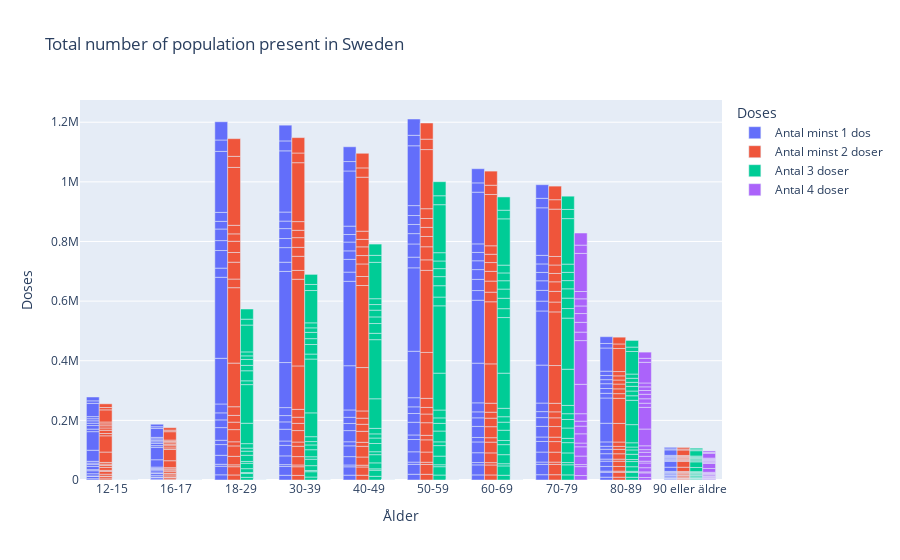

The code cell stored with this chart in its notebook:
### Code cell
fig = px.bar(
    data_frame=df,
    
    x="Ålder",
    #y=[
        #df["Antal minst 1 dos"] / df["Befolkning"],
        #df["Antal minst 2 doser"] / df["Befolkning"],
        #df["Antal 3 doser"] / df["Befolkning"],
        #df["Antal 4 doser"] / df["Befolkning"]
    #],
    y=["Antal minst 1 dos", "Antal minst 2 doser", "Antal 3 doser", "Antal 4 doser"],
    #color = "Län_namn",
    labels={"Ålder": "Ålder", "value": "Doses", "variable":"Doses"},
    title="Total number of population present in Sweden",
    barmode="group"
    

)
fig.show()
#fig.write_html("uppgift 3-4.html", auto_open = True)

### Figure 1 — Plotly figure (JSON) as saved in the notebook; plotly's stock layout.template omitted (floating-point values rounded to 4 significant figures; data arrays with more than 128 entries replaced by an {"elided": "..."} marker saying what was removed)
{"data": [{"alignmentgroup": "True", "hovertemplate": "Doses=%{y}<br>Ålder=%{x}<extra></extra>", "legendgroup": "Antal minst 1 dos", "marker": {"color": "#636efa", "pattern": {"shape": ""}}, "name": "Antal minst 1 dos", "offsetgroup": "Antal minst 1 dos", "orientation": "v", "showlegend": true, "textposition": "auto", "type": "bar", "x": {"elided": "210 str values"}, "xaxis": "x", "y": {"elided": "210 int values"}, "yaxis": "y"}, {"alignmentgroup": "True", "hovertemplate": "Doses=%{y}<br>Ålder=%{x}<extra></extra>", "legendgroup": "Antal minst 2 doser", "marker": {"color": "#EF553B", "pattern": {"shape": ""}}, "name": "Antal minst 2 doser", "offsetgroup": "Antal minst 2 doser", "orientation": "v", "showlegend": true, "textposition": "auto", "type": "bar", "x": {"elided": "210 str values"}, "xaxis": "x", "y": {"elided": "210 int values"}, "yaxis": "y"}, {"alignmentgroup": "True", "hovertemplate": "Doses=%{y}<br>Ålder=%{x}<extra></extra>", "legendgroup": "Antal 3 doser", "marker": {"color": "#00cc96", "pattern": {"shape": ""}}, "name": "Antal 3 doser", "offsetgroup": "Antal 3 doser", "orientation": "v", "showlegend": true, "textposition": "auto", "type": "bar", "x": {"elided": "210 str values"}, "xaxis": "x", "y": {"elided": "210 int values"}, "yaxis": "y"}, {"alignmentgroup": "True", "hovertemplate": "Doses=%{y}<br>Ålder=%{x}<extra></extra>", "legendgroup": "Antal 4 doser", "marker": {"color": "#ab63fa", "pattern": {"shape": ""}}, "name": "Antal 4 doser", "offsetgroup": "Antal 4 doser", "orientation": "v", "showlegend": true, "textposition": "auto", "type": "bar", "x": {"elided": "210 str values"}, "xaxis": "x", "y": {"elided": "210 int values"}, "yaxis": "y"}], "layout": {"barmode": "group", "legend": {"title": {"text": "Doses"}, "tracegroupgap": 0}, "title": {"text": "Total number of population present in Sweden"}, "xaxis": {"anchor": "y", "domain": [0, 1], "title": {"text": "Ålder"}}, "yaxis": {"anchor": "x", "domain": [0, 1], "title": {"text": "Doses"}}}}
